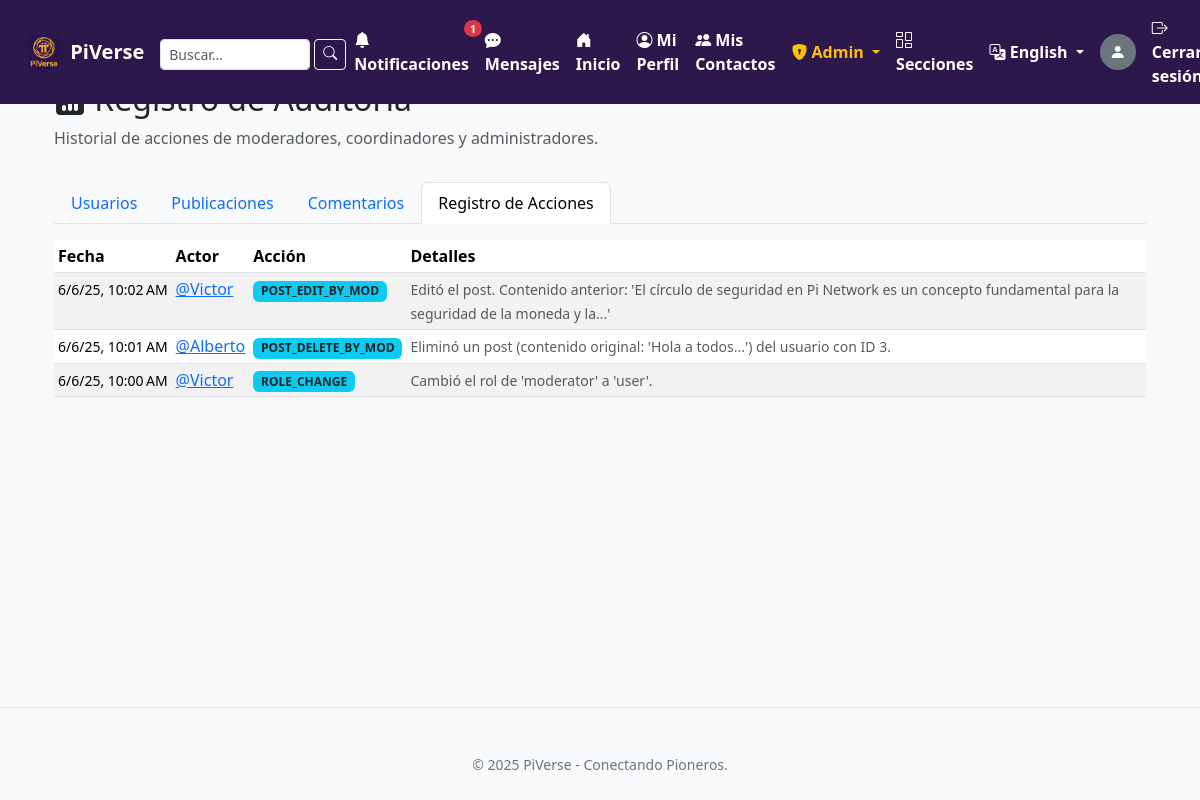
Before: /admin/log (signed in) with the older database file.
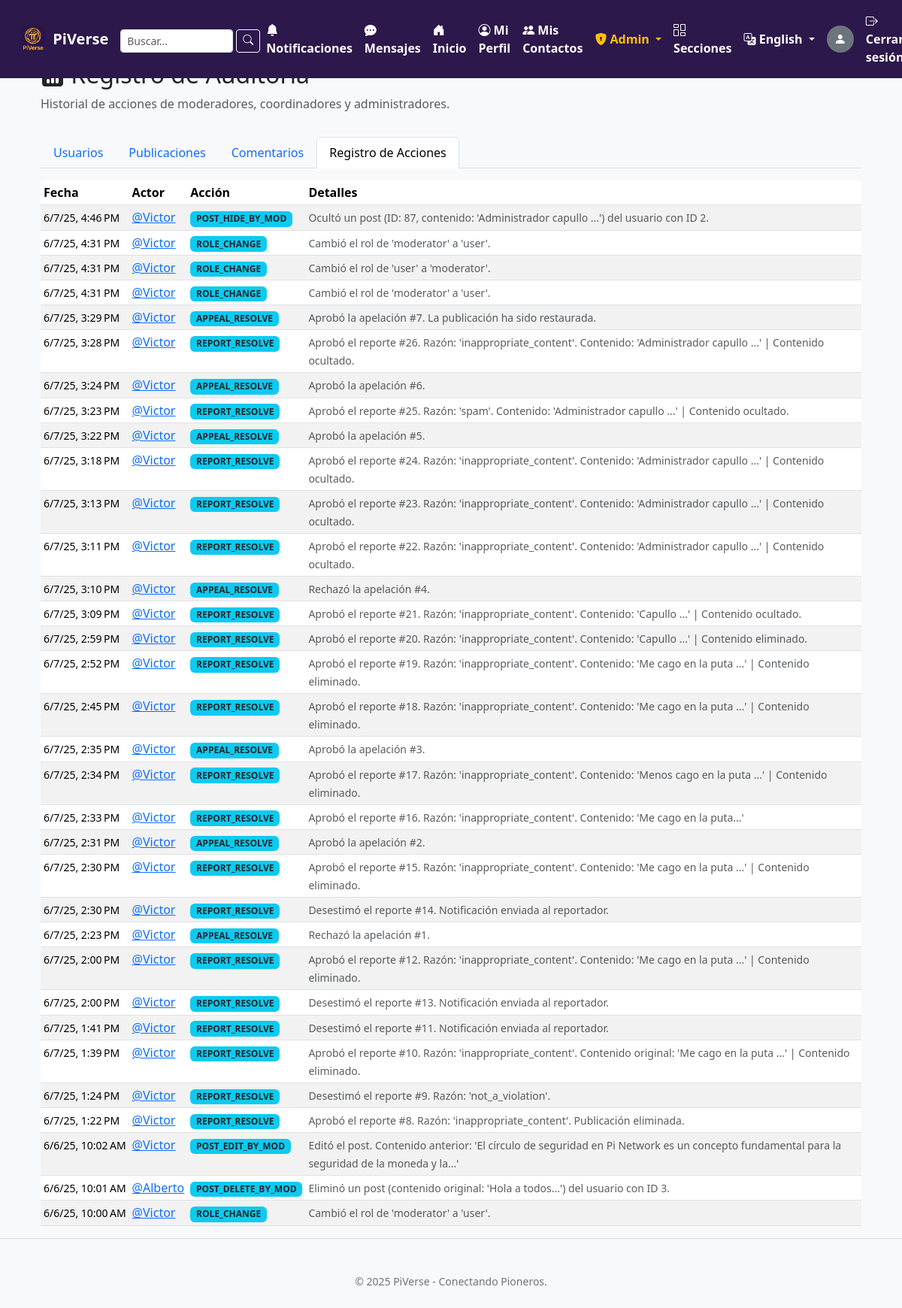
After: the same page with the newer database file.
### tables this page shows
CREATE TABLE action_logs (
                id INTEGER PRIMARY KEY AUTOINCREMENT,
                timestamp DATETIME NOT NULL DEFAULT CURRENT_TIMESTAMP,
                actor_user_id INTEGER NOT NULL,
                action_type TEXT NOT NULL,
                target_user_id INTEGER,
                target_content_id INTEGER,
                details TEXT,
                FOREIGN KEY (actor_user_id) REFERENCES users(id) ON DELETE SET NULL,
                FOREIGN KEY (target_user_id) REFERENCES users(id) ON DELETE SET NULL
            );

CREATE TABLE profiles (
                id INTEGER PRIMARY KEY AUTOINCREMENT,
                user_id INTEGER UNIQUE NOT NULL,
                username TEXT UNIQUE, 
                bio TEXT,
                photo TEXT,
                slug TEXT UNIQUE, 
                FOREIGN KEY (user_id) REFERENCES users(id) ON DELETE CASCADE 
            );

### app.py (the view)
@app.route('/admin/log')
@coordinator_or_admin_required # Solo Coordinadores y Admins pueden ver el log
def admin_view_log():
    logs = []
    with sqlite3.connect('users.db') as conn:
        conn.row_factory = sqlite3.Row
        c = conn.cursor()
        c.execute('''
            SELECT
                l.id, l.timestamp, l.action_type, l.details,
                l.actor_user_id,
                actor_profile.username AS actor_username,
                l.target_user_id,
                target_profile.username AS target_username,
                l.target_content_id
            FROM action_logs l
            JOIN users actor_user ON l.actor_user_id = actor_user.id
            LEFT JOIN profiles actor_profile ON l.actor_user_id = actor_profile.user_id
            LEFT JOIN users target_user ON l.target_user_id = target_user.id
            LEFT JOIN profiles target_profile ON l.target_user_id = target_profile.user_id
            ORDER BY l.timestamp DESC
            LIMIT 200 -- Limitar a los 200 registros más recientes para no sobrecargar
        ''')
        logs_raw = c.fetchall()
        for row in logs_raw:
            log_item = dict(row)
            log_item['timestamp_obj'] = parse_timestamp(row['timestamp'])
            logs.append(log_item)
    return render_template('admin/log_list.html', logs=logs)

### app.py (called while the page is built)
def select_current_locale():
    user_lang = session.get('language')
    if user_lang and user_lang in app.config['LANGUAGES'].keys():
        return user_lang
    if request:
        return request.accept_languages.best_match(app.config['LANGUAGES'].keys())
    return app.config['BABEL_DEFAULT_LOCALE']

def get_blocked_and_blocking_ids(user_id, c):
    excluded_ids = set()
    if not user_id:
        return excluded_ids
    c.execute("SELECT blocked_user_id FROM blocked_users WHERE blocker_user_id = ?", (user_id,))
    blocked_by_me = {row[0] for row in c.fetchall()}
    c.execute("SELECT blocker_user_id FROM blocked_users WHERE blocked_user_id = ?", (user_id,))
    blocked_me = {row[0] for row in c.fetchall()}
    excluded_ids.update(blocked_by_me)
    excluded_ids.update(blocked_me)
    return excluded_ids

### templates/admin/log_list.html (shortened to what this page needs)
{% extends "base.html" %}
{% block content %}
<div class="container mt-4">
    <div class="row mb-3">
        <div class="col">
            <h2> {{ _('Registro de Auditoría') }}</h2>
            <p class="text-muted">{{ _('Historial de acciones de moderadores, coordinadores y administradores.') }}</p>
        </div>
    </div>
    <ul class="nav nav-tabs mb-3">
        <li class="nav-item">
            <a class="nav-link" href="{{ url_for('admin_users_list') }}">{{ _('Usuarios') }}</a>
        </li>
        <li class="nav-item">
            <a class="nav-link" href="{{ url_for('admin_list_posts') }}">{{ _('Publicaciones') }}</a>
        </li>
        <li class="nav-item">
            <a class="nav-link" href="{{ url_for('admin_list_comments') }}">{{ _('Comentarios') }}</a>
        </li>
        <li class="nav-item">
            <a class="nav-link active" aria-current="page" href="{{ url_for('admin_view_log') }}">{{ _('Registro de Acciones') }}</a>
        </li>
    </ul>
    {% if logs %}
    <div class="table-responsive">
        <table class="table table-sm table-striped table-hover">
            <thead>
                <tr>
                    <th scope="col">{{ _('Fecha') }}</th>
                    <th scope="col">{{ _('Actor') }}</th>
                    <th scope="col">{{ _('Acción') }}</th>
                    <th scope="col">{{ _('Detalles') }}</th>
                </tr>
            </thead>
            <tbody>
                {% for log in logs %}
                <tr>
                    <td class="text-nowrap"><small>{{ format_datetime(log.timestamp_obj, 'short') if log.timestamp_obj else log.timestamp }}</small></td>
                    <td><a href="{{ url_for('ver_perfil', slug_perfil=log.actor_username) }}">@{{ log.actor_username }}</a></td>
                    <td><span class="badge bg-info text-dark">{{ log.action_type }}</span></td>
                    <td class="text-muted"><small>{{ log.details }}</small></td>
                </tr>
                {% endfor %}
            </tbody>
        </table>
    </div>
    {% else %}
    <div class="alert alert-info" role="alert">
        {{ _('No hay acciones registradas en el log de auditoría.') }}
    </div>
    {% endif %}
</div>
{% endblock %}

Changed rows visible on the page:
added action_logs: timestamp_obj "6/7/25, 4:46 PM", actor_username "Victor", action_type "POST_HIDE_BY_MOD", details "Ocultó un post (ID: 87, contenido: 'Administrador capullo ...') del usuario con ID 2."
added action_logs: timestamp_obj "6/7/25, 4:31 PM", actor_username "Victor", action_type "ROLE_CHANGE", details "Cambió el rol de 'moderator' a 'user'."
added action_logs: timestamp_obj "6/7/25, 4:31 PM", actor_username "Victor", action_type "ROLE_CHANGE", details "Cambió el rol de 'user' a 'moderator'."
added action_logs: timestamp_obj "6/7/25, 4:31 PM", actor_username "Victor", action_type "ROLE_CHANGE", details "Cambió el rol de 'moderator' a 'user'."
added action_logs: timestamp_obj "6/7/25, 3:29 PM", actor_username "Victor", action_type "APPEAL_RESOLVE", details "Aprobó la apelación #7. La publicación ha sido restaurada."
added action_logs: timestamp_obj "6/7/25, 3:28 PM", actor_username "Victor", action_type "REPORT_RESOLVE", details "Aprobó el reporte #26. Razón: 'inappropriate_content'. Contenido: 'Administrador capullo ...' | Contenido ocultado."
added action_logs: timestamp_obj "6/7/25, 3:24 PM", actor_username "Victor", action_type "APPEAL_RESOLVE", details "Aprobó la apelación #6."
added action_logs: timestamp_obj "6/7/25, 3:23 PM", actor_username "Victor", action_type "REPORT_RESOLVE", details "Aprobó el reporte #25. Razón: 'spam'. Contenido: 'Administrador capullo ...' | Contenido ocultado."
added action_logs: timestamp_obj "6/7/25, 3:22 PM", actor_username "Victor", action_type "APPEAL_RESOLVE", details "Aprobó la apelación #5."
added action_logs: timestamp_obj "6/7/25, 3:18 PM", actor_username "Victor", action_type "REPORT_RESOLVE", details "Aprobó el reporte #24. Razón: 'inappropriate_content'. Contenido: 'Administrador capullo ...' | Contenido ocultado."
added action_logs: timestamp_obj "6/7/25, 3:13 PM", actor_username "Victor", action_type "REPORT_RESOLVE", details "Aprobó el reporte #23. Razón: 'inappropriate_content'. Contenido: 'Administrador capullo ...' | Contenido ocultado."
added action_logs: timestamp_obj "6/7/25, 3:11 PM", actor_username "Victor", action_type "REPORT_RESOLVE", details "Aprobó el reporte #22. Razón: 'inappropriate_content'. Contenido: 'Administrador capullo ...' | Contenido ocultado."
added action_logs: timestamp_obj "6/7/25, 3:10 PM", actor_username "Victor", action_type "APPEAL_RESOLVE", details "Rechazó la apelación #4."
added action_logs: timestamp_obj "6/7/25, 3:09 PM", actor_username "Victor", action_type "REPORT_RESOLVE", details "Aprobó el reporte #21. Razón: 'inappropriate_content'. Contenido: 'Capullo ...' | Contenido ocultado."
added action_logs: timestamp_obj "6/7/25, 2:59 PM", actor_username "Victor", action_type "REPORT_RESOLVE", details "Aprobó el reporte #20. Razón: 'inappropriate_content'. Contenido: 'Capullo ...' | Contenido eliminado."
added action_logs: timestamp_obj "6/7/25, 2:52 PM", actor_username "Victor", action_type "REPORT_RESOLVE", details "Aprobó el reporte #19. Razón: 'inappropriate_content'. Contenido: 'Me cago en la puta ...' | Contenido eliminado."
added action_logs: timestamp_obj "6/7/25, 2:45 PM", actor_username "Victor", action_type "REPORT_RESOLVE", details "Aprobó el reporte #18. Razón: 'inappropriate_content'. Contenido: 'Me cago en la puta ...' | Contenido eliminado."
added action_logs: timestamp_obj "6/7/25, 2:35 PM", actor_username "Victor", action_type "APPEAL_RESOLVE", details "Aprobó la apelación #3."
added action_logs: timestamp_obj "6/7/25, 2:34 PM", actor_username "Victor", action_type "REPORT_RESOLVE", details "Aprobó el reporte #17. Razón: 'inappropriate_content'. Contenido: 'Menos cago en la puta ...' | Contenido eliminado."
added action_logs: timestamp_obj "6/7/25, 2:33 PM", actor_username "Victor", action_type "REPORT_RESOLVE", details "Aprobó el reporte #16. Razón: 'inappropriate_content'. Contenido: 'Me cago en la puta...'"
added action_logs: timestamp_obj "6/7/25, 2:31 PM", actor_username "Victor", action_type "APPEAL_RESOLVE", details "Aprobó la apelación #2."
added action_logs: timestamp_obj "6/7/25, 2:30 PM", actor_username "Victor", action_type "REPORT_RESOLVE", details "Aprobó el reporte #15. Razón: 'inappropriate_content'. Contenido: 'Me cago en la puta ...' | Contenido eliminado."
added action_logs: timestamp_obj "6/7/25, 2:30 PM", actor_username "Victor", action_type "REPORT_RESOLVE", details "Desestimó el reporte #14. Notificación enviada al reportador."
added action_logs: timestamp_obj "6/7/25, 2:23 PM", actor_username "Victor", action_type "APPEAL_RESOLVE", details "Rechazó la apelación #1."
added action_logs: timestamp_obj "6/7/25, 2:00 PM", actor_username "Victor", action_type "REPORT_RESOLVE", details "Aprobó el reporte #12. Razón: 'inappropriate_content'. Contenido: 'Me cago en la puta ...' | Contenido eliminado."
added action_logs: timestamp_obj "6/7/25, 2:00 PM", actor_username "Victor", action_type "REPORT_RESOLVE", details "Desestimó el reporte #13. Notificación enviada al reportador."
added action_logs: timestamp_obj "6/7/25, 1:41 PM", actor_username "Victor", action_type "REPORT_RESOLVE", details "Desestimó el reporte #11. Notificación enviada al reportador."
added action_logs: timestamp_obj "6/7/25, 1:39 PM", actor_username "Victor", action_type "REPORT_RESOLVE", details "Aprobó el reporte #10. Razón: 'inappropriate_content'. Contenido original: 'Me cago en la puta ...' | Contenido eliminado."
added action_logs: timestamp_obj "6/7/25, 1:24 PM", actor_username "Victor", action_type "REPORT_RESOLVE", details "Desestimó el reporte #9. Razón: 'not_a_violation'."
added action_logs: timestamp_obj "6/7/25, 1:22 PM", actor_username "Victor", action_type "REPORT_RESOLVE", details "Aprobó el reporte #8. Razón: 'inappropriate_content'. Publicación eliminada."
Other visible differences:
text no longer shown: "1"
